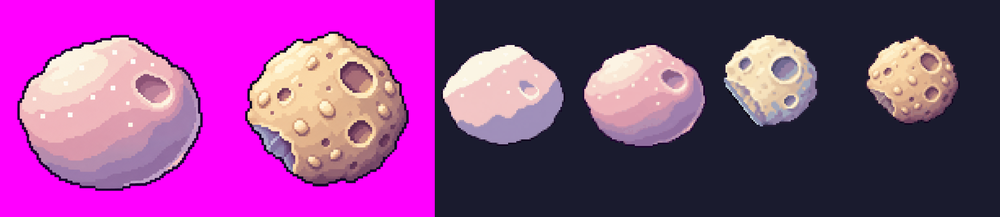
#> input picture art-src/asteroids/work/cmp2.png, 1000 x 217 px, shrunk from 1840 x 400 before the run
$ python quantize_joint.py ../work/cmp2.png ../work/crumb1-a.png 5
#> lines starting #> are read from the running program, lines starting #| are printed output that depends on the picture
"""Quantize a whole RGBA sprite/strip to ONE shared palette (alpha kept hard).

Used for the debris strip so all frames share one palette instead of per-frame palettes.

Usage: python quantize_joint.py <in.png> <out.png> <colors>
"""
import sys
from PIL import Image

src, dst, n = sys.argv[1], sys.argv[2], int(sys.argv[3])
im = Image.open(src).convert("RGBA")
#> im is the input picture: PIL image 1000x217 RGBA; mean R, G, B, A 139.9, 64.7, 137.1, 255
alpha = im.getchannel("A").point(lambda a: 255 if a >= 128 else 0)
#> alpha: PIL image 1000x217 L; every value is 255
rgb = Image.new("RGB", im.size, (0, 0, 0))
#> rgb: PIL image 1000x217 RGB; every value is 0
rgb.paste(im.convert("RGB"), mask=alpha)
# quantize only opaque pixels: build palette from an opaque-only sample strip
opaque = [p for p, a in zip(im.convert("RGB").getdata(), alpha.getdata()) if a]
#> opaque = 217000 items
sample = Image.new("RGB", (len(opaque), 1))
sample.putdata(opaque)
pal = sample.quantize(colors=n, method=Image.Quantize.MEDIANCUT, dither=Image.Dither.NONE)
q = rgb.quantize(palette=pal, dither=Image.Dither.NONE).convert("RGBA")
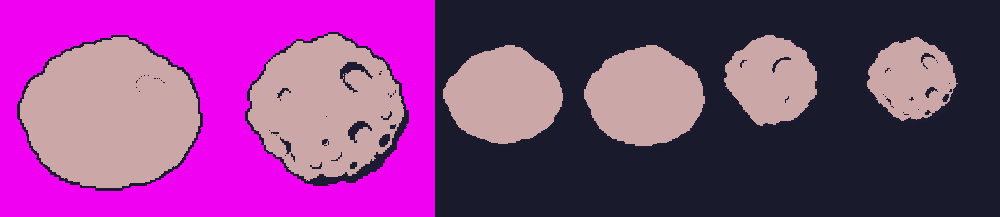
#> q: PIL image 1000x217 RGBA; mean R, G, B, A 131.9, 62.1, 130.8, 255
q.putalpha(alpha)
q.save(dst, optimize=True)
cols = {p for p in q.getdata() if p[3]}
#> cols = 5 items
print(f"wrote {dst}: {len(cols)} colours")
#| wrote ../work/crumb1-a.png: 5 colours
